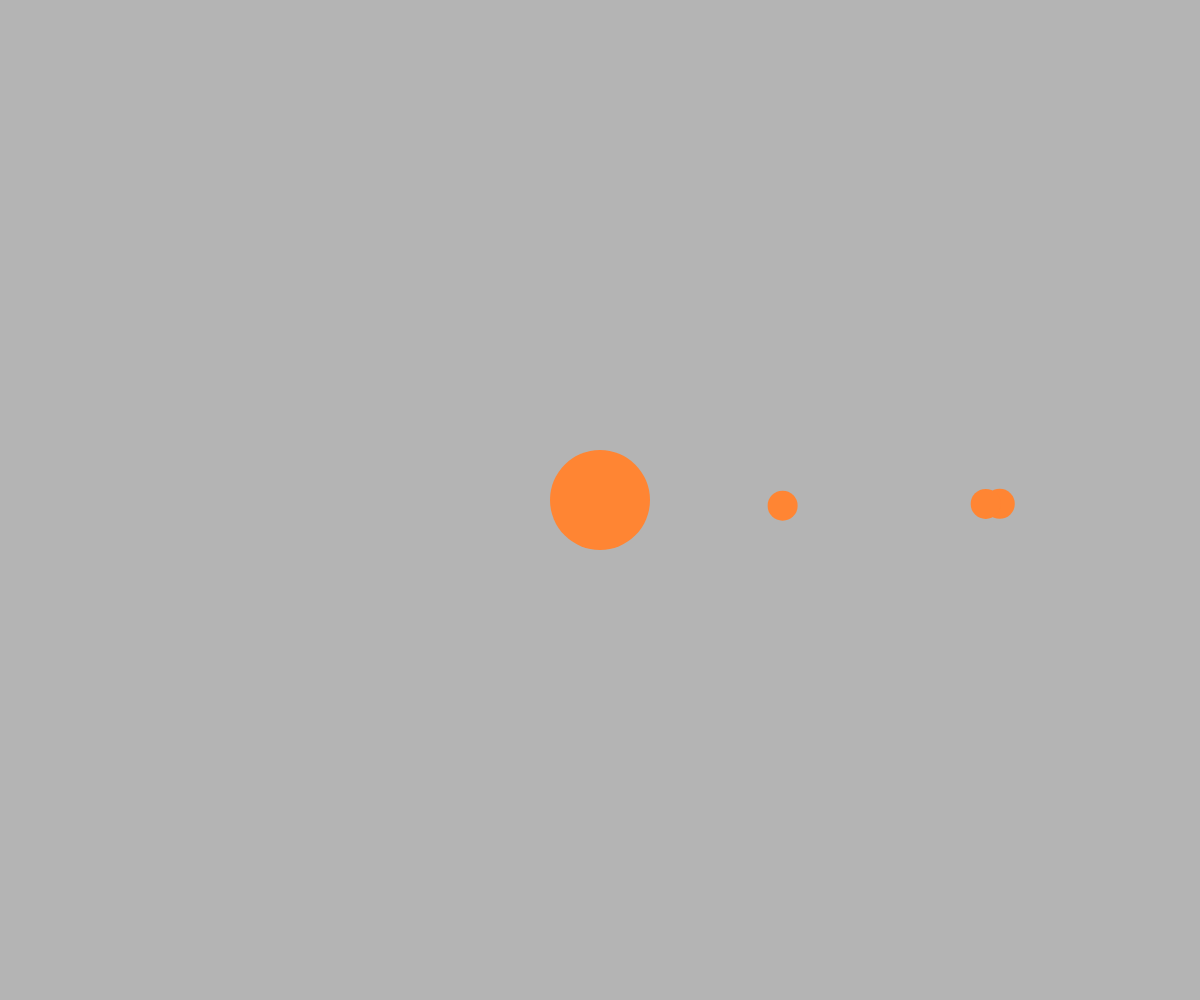
Frame 1 (no input)
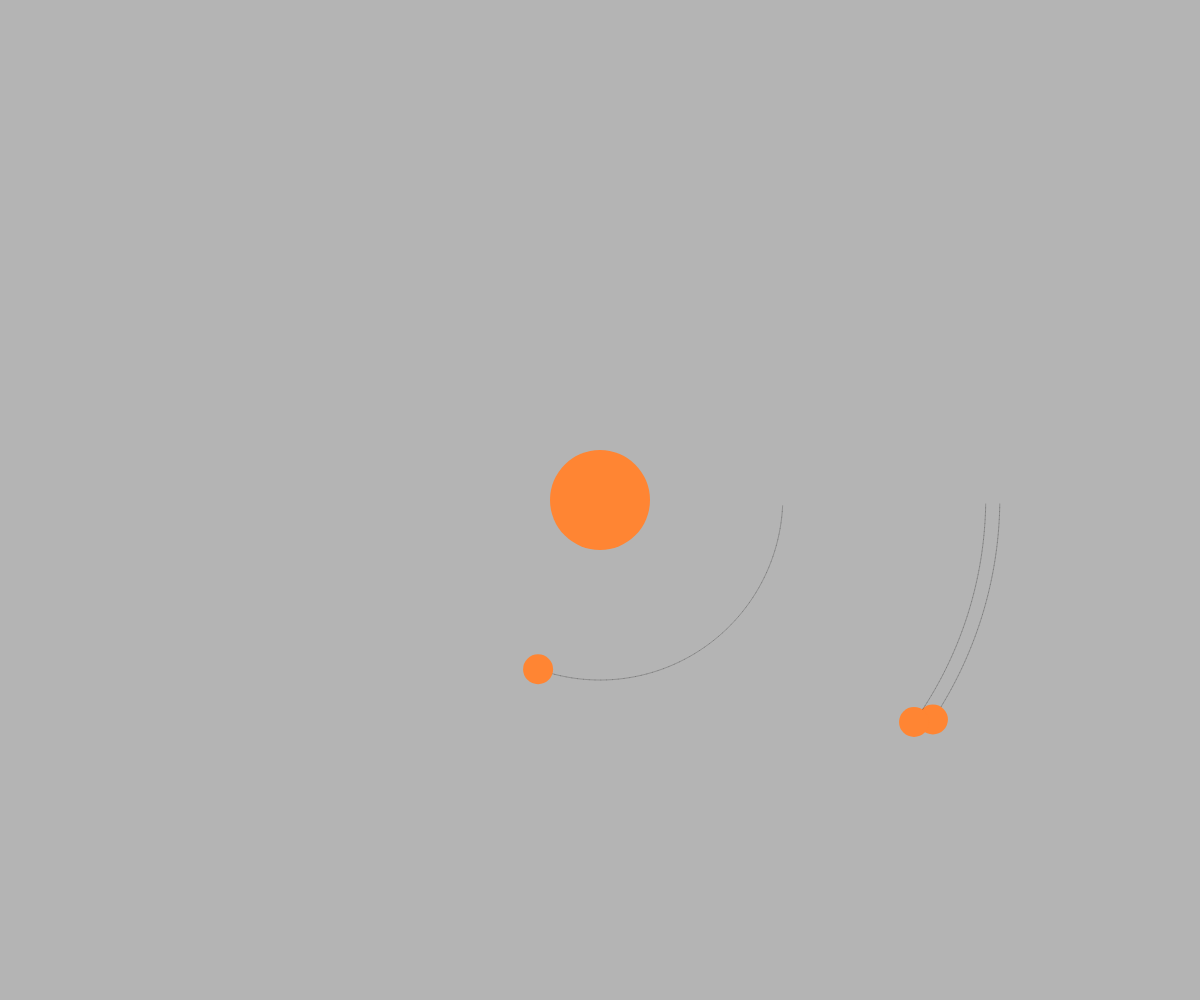
Frame 60 (no input)
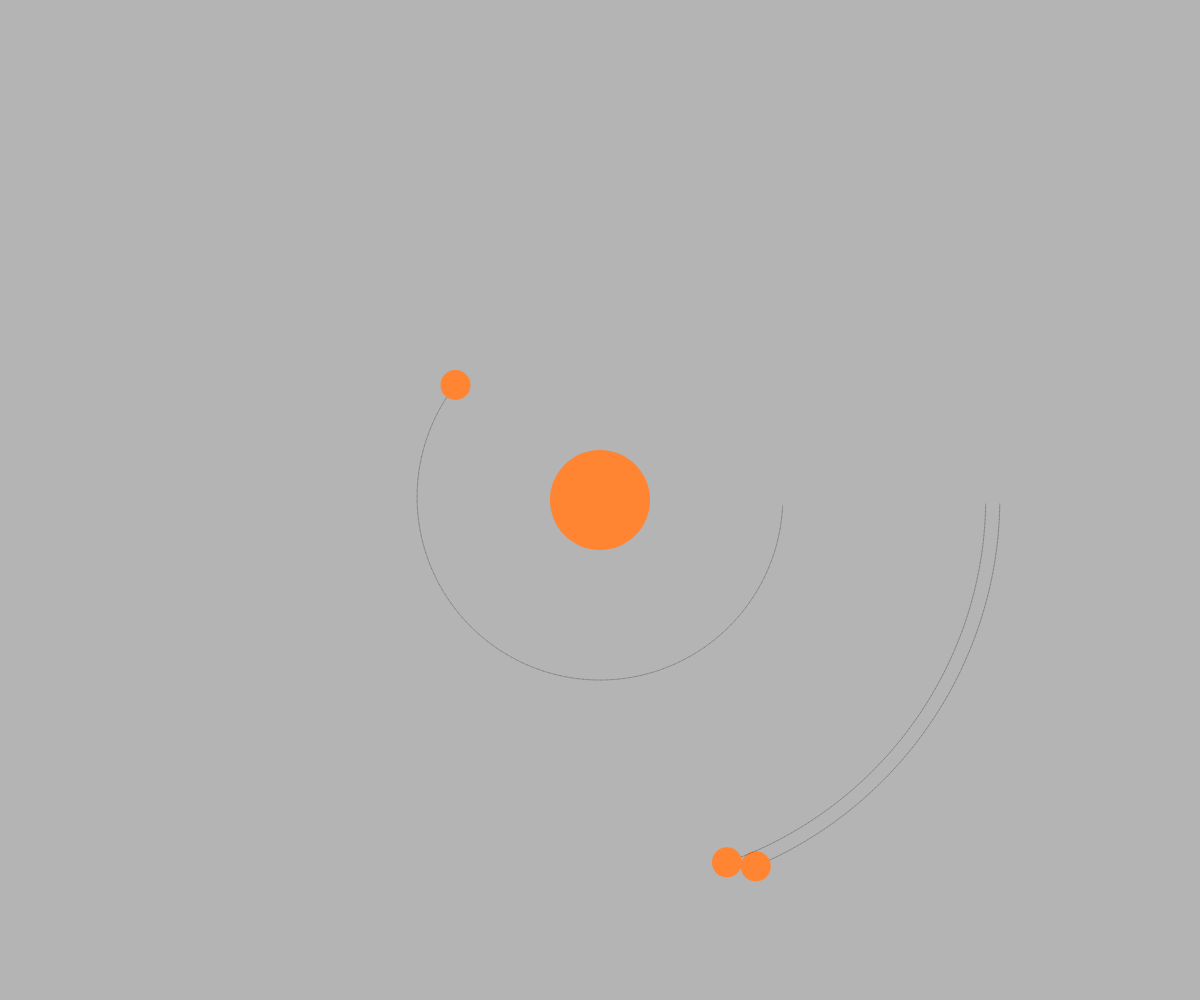
Frame 120 (the mouse pressed at the canvas centre since frame 60)

The p5.js sketch that drew these frames (run headless with seeded random() and noise() and a simulated clock; from frame 60 on, the mouse is pressed at the canvas centre):

// p5.js sketch
// ── sketch.js
let planets = []
let sun
let numPlanets = 3
let G = 120


function setup() {
  createCanvas(windowWidth,windowHeight)
  sun = new Body (50,createVector(0,0),createVector(0,0))

    // Initialise the planets
  for (let i = 0; i < numPlanets; i++) {
    let mass = 15
    let radius = random(sun.d, min(windowWidth/2,windowHeight/2))
    let angle = (0, TWO_PI)
    let planetPos = createVector(radius * cos(angle), radius * sin(angle))

    // Find direction of orbit and set velocity
    let planetVel = planetPos.copy()
    if ((1) < 0.1) planetVel.rotate(-HALF_PI)
    else planetVel.rotate(HALF_PI)  // Direction of orbit
    planetVel.normalize()
    planetVel.mult( sqrt((G * sun.mass)/(radius)) ) // Circular orbit velocity


    planets.push( new Body(mass, planetPos, planetVel) )
  }
}

function draw() {
  background(180)
  translate(width/2, height/2)
  for (let i = numPlanets-1; i >= 0; i--) {
    sun.attract(planets[i])
    planets[i].move()
    planets[i].show()
  }
  sun.show()
}


function Body(_mass, _pos, _vel){
  this.mass = _mass
  this.pos = _pos
  this.vel = _vel
  this.d = this.mass*2
  this.thetaInit = 0
  this.path = []
  this.pathLen = Infinity;

  this.show = function() {
    stroke(0,50)
    for (let i = 0; i < this.path.length-2; i++) {
      line(this.path[i].x, this.path[i].y, this.path[i+1].x, this.path[i+1].y,)
    }
    fill('#ff8533'); 
    noStroke()
    ellipse(this.pos.x, this.pos.y, this.d, this.d)
  }


  this.move = function() {
    this.pos.x += this.vel.x
    this.pos.y += this.vel.y
    this.path.push(createVector(this.pos.x,this.pos.y))
    if (this.path.length > 200) this.path.splice(0,1)
  }

  this.applyForce = function(f) {
    this.vel.x += f.x / this.mass
    this.vel.y += f.y / this.mass
  }

  this.attract = function(child) {
    let r = dist(this.pos.x, this.pos.y, child.pos.x, child.pos.y)
    let f = (this.pos.copy()).sub(child.pos)
    f.setMag( (G * this.mass * child.mass)/(r * r) )
    child.applyForce(f)
  }

}
